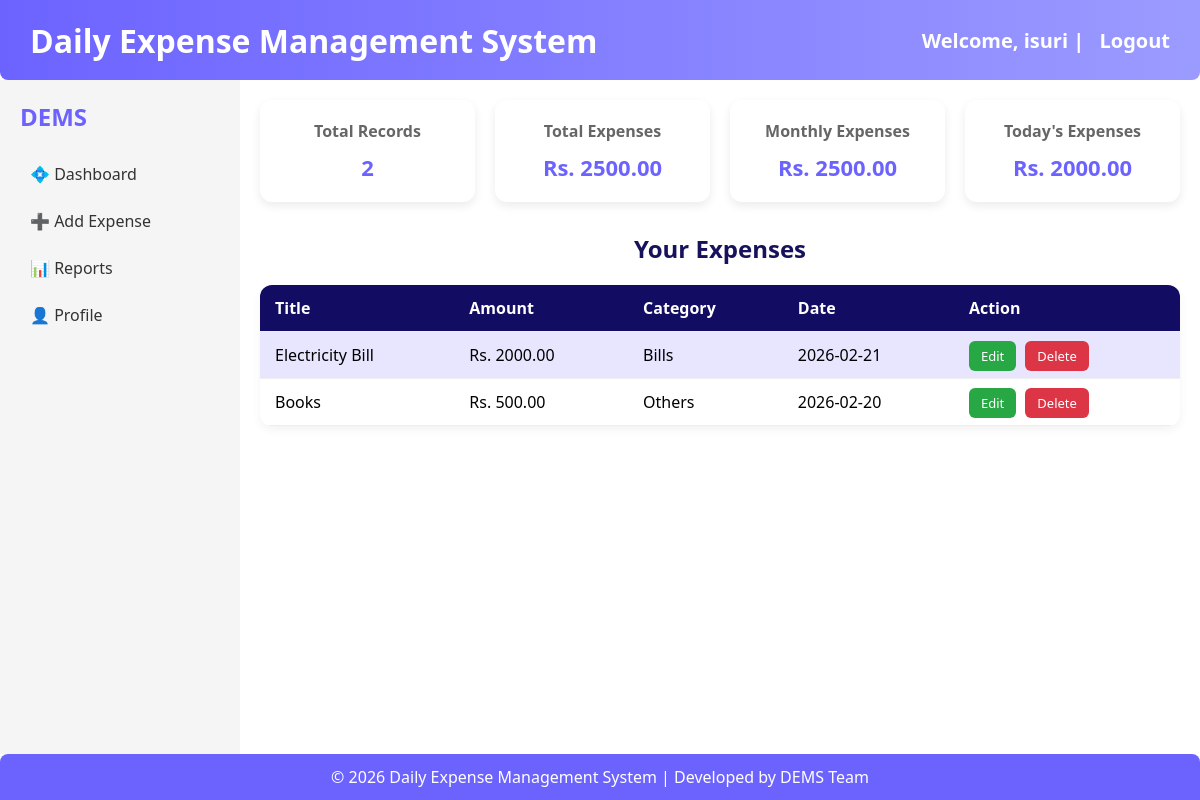
Page /dashboard.php (signed in) on the committed database.
### tables this page shows
CREATE TABLE `expenses` (
  `id` int(11) NOT NULL,
  `user_id` int(11) DEFAULT NULL,
  `title` varchar(100) DEFAULT NULL,
  `amount` decimal(10,2) DEFAULT NULL,
  `category` varchar(50) DEFAULT NULL,
  `expense_date` date DEFAULT NULL
);

### dashboard.php (the view, shortened to what this page needs)
<?php
include 'config.php';
$user_id = $_SESSION['user_id'];
$name = $_SESSION['name'];
$result = mysqli_query($conn, "SELECT * FROM expenses WHERE user_id='$user_id' ORDER BY expense_date DESC");
$total_query = mysqli_query($conn, "SELECT SUM(amount) AS total_amount FROM expenses WHERE user_id='$user_id'");
$total_row = mysqli_fetch_assoc($total_query);
$total_amount = $total_row['total_amount'] ? $total_row['total_amount'] : 0;
$total_records = mysqli_num_rows($result);
$month_query = mysqli_query($conn, "SELECT SUM(amount) AS month_total FROM expenses WHERE user_id='$user_id' AND MONTH(expense_date)=MONTH(CURDATE()) AND YEAR(expense_date)=YEAR(CURDATE())");
$month_row = mysqli_fetch_assoc($month_query);
$month_total = $month_row['month_total'] ? $month_row['month_total'] : 0;
$today_query = mysqli_query($conn, "SELECT SUM(amount) AS today_total FROM expenses WHERE user_id='$user_id' AND DATE(expense_date) = CURDATE()");
$today_row = mysqli_fetch_assoc($today_query);
$today_total = $today_row['today_total'] ? $today_row['today_total'] : 0;
?>
<html>
<head>
    <link rel="stylesheet" href="dashboard.css">
</head>
<body>
<div class="wrapper">
    <header class="header">
        <h1>Daily Expense Management System</h1>
        <div class="user-info">
            Welcome, <?php echo htmlspecialchars($name); ?> | <a href="logout.php">Logout</a>
        </div>
    </header>
    <div class="content">
        <aside class="sidebar">
            <h2>DEMS</h2>
            <a href="dashboard.php">💠 Dashboard</a>
            <a href="add_expense.php">➕ Add Expense</a>
            <a href="reports.php">📊 Reports</a>
            <a href="profile.php">👤 Profile</a>
        </aside>
        <main class="main">
            <div class="cards">
                <div class="card">
                    <h4>Total Records</h4>
                    <p><?php echo $total_records; ?></p>
                </div>
                <div class="card">
                    <h4>Total Expenses</h4>
                    <p>Rs. <?php echo $total_amount; ?></p>
                </div>
                <div class="card">
                    <h4>Monthly Expenses</h4>
                    <p>Rs. <?php echo $month_total; ?></p>
                </div>
                <div class="card">
                    <h4>Today's Expenses</h4>
                    <p>Rs. <?php echo $today_total; ?></p>
                </div>
            </div>
            <div class="table-section">
                <h3>Your Expenses</h3>
                <table>
                    <tr>
                        <th>Title</th>
                        <th>Amount</th>
                        <th>Category</th>
                        <th>Date</th>
                        <th>Action</th>
                    </tr>
                    <?php while($row = mysqli_fetch_assoc($result)) { ?>
                    <tr <?php if($row['expense_date'] == date('Y-m-d')) echo 'class="today-row"'; ?>>
                        <td><?php echo htmlspecialchars($row['title']); ?></td>
                        <td>Rs. <?php echo $row['amount']; ?></td>
                        <td><?php echo htmlspecialchars($row['category']); ?></td>
                        <td><?php echo $row['expense_date']; ?></td>
                        <td>
                            <a class="edit-btn" href="edit_expense.php?id=<?php echo $row['id']; ?>">Edit</a>
                            <a class="delete-btn" href="delete_expense.php?id=<?php echo $row['id']; ?>" onclick="return confirm('Delete this expense?')">Delete</a>
                        </td>
                    </tr>
                    <?php } ?>
                </table>
            </div>
        </main>
    </div>
<footer class="footer">
        &copy 2026 Daily Expense Management System | Developed by DEMS Team
</footer>
</div>
</body>
</html>

### dashboard.css (style rules this page uses)
* { box-sizing: border-box; margin: 0; padding: 0; }
body, html { height: 100%; font-family: 'Segoe UI', sans-serif; }
.wrapper { display: flex; flex-direction: column; min-height: 100vh; }
.header { background: linear-gradient(90deg, #6C63FF, #9B9BFF); color: white; padding: 20px 30px; display: flex; justify-content: space-between; align-items: center; height: 80px; border-bottom-left-radius: 8px; border-bottom-right-radius: 8px; }
.header .user-info { font-size: 20px; font-weight: 600; }
.header .user-info a { font-size: 20px; font-weight: 600; color: white; text-decoration: none; margin-left: 10px; }
.content { display: flex; flex: 1; margin-top: 0; }
.sidebar { width: 240px; background-color: #F5F5F5; padding: 20px; }
.sidebar h2 { color: #6C63FF; margin-bottom: 20px; }
.sidebar a { display: block; color: #333; text-decoration: none; padding: 10px; border-radius: 6px; margin: 5px 0; transition: 0.3s; }
.main { flex: 1; padding: 20px; }
.cards { display: flex; gap: 20px; flex-wrap: wrap; margin-bottom: 30px; }
.card { flex: 1 1 200px; background-color: #fff; padding: 20px; border-radius: 12px; text-align: center; box-shadow: 0 4px 10px rgba(0,0,0,0.08); }
.card h4 { color: #666; margin-bottom: 10px; }
.card p { font-size: 22px; color: #6C63FF; font-weight: bold; }
table { width: 100%; border-collapse: collapse; background: #fff; box-shadow: 0 4px 10px rgba(0,0,0,0.05); border-radius: 12px; overflow: hidden; }
.table-section h3 { font-size: 24px; font-weight: 700; color:rgb(23, 18, 92); margin-bottom: 20px; text-align: center; }
th, td { padding: 12px 15px; text-align: left; border-bottom: 1px solid #eee; }
th { background-color: #120d63; color: white; }
tr:hover, .today-row { background-color: #E8E6FF; }
.edit-btn { background-color: #28a745; color: white; padding: 6px 12px; border-radius: 6px; text-decoration: none; margin-right: 5px; font-size: 13px; }
.delete-btn { background-color: #dc3545; color: white; padding: 6px 12px; border-radius: 6px; text-decoration: none; font-size: 13px; }
footer.footer { background-color: #6C63FF; color: white; text-align: center; padding: 12px 20px; border-top-left-radius: 8px; border-top-right-radius: 8px; margin-top: auto; }

### rows in the picture
expenses: title "Electricity Bill", amount "2000.00", category "Bills", expense_date "2026-02-21"
expenses: title "Books", amount "500.00", category "Others", expense_date "2026-02-20"

### other values in the picture
$name "isuri"
$total_records "2"
$total_amount "2500.00"
$month_total "2500.00"
$today_total "2000.00"
